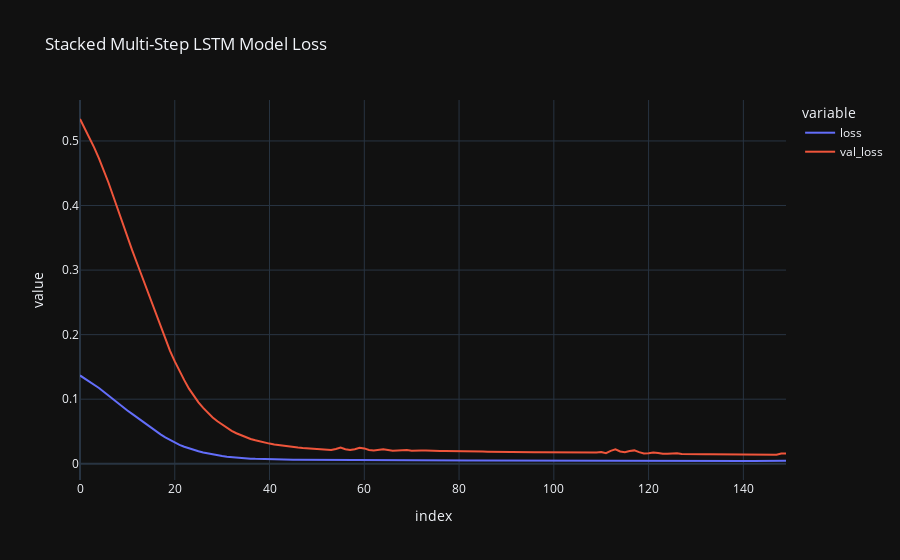

Notebook cell for this chart:
### Markdown cell above
## Question 11: Discuss the following plot:

### Code cell
px.line(ms_history.history,
                      title='Stacked Multi-Step LSTM Model Loss')

### Figure 1 — Plotly figure (JSON) as saved in the notebook; plotly's stock layout.template omitted (floating-point values rounded to 4 significant figures; data arrays with more than 128 entries replaced by an {"elided": "..."} marker saying what was removed)
{"data": [{"hovertemplate": "variable=loss<br>index=%{x}<br>value=%{y}<extra></extra>", "legendgroup": "loss", "line": {"color": "#636efa", "dash": "solid"}, "marker": {"symbol": "circle"}, "mode": "lines", "name": "loss", "orientation": "v", "showlegend": true, "type": "scatter", "x": {"elided": "150 int values"}, "xaxis": "x", "y": {"elided": "150 float values"}, "yaxis": "y"}, {"hovertemplate": "variable=val_loss<br>index=%{x}<br>value=%{y}<extra></extra>", "legendgroup": "val_loss", "line": {"color": "#EF553B", "dash": "solid"}, "marker": {"symbol": "circle"}, "mode": "lines", "name": "val_loss", "orientation": "v", "showlegend": true, "type": "scatter", "x": {"elided": "150 int values"}, "xaxis": "x", "y": {"elided": "150 float values"}, "yaxis": "y"}], "layout": {"legend": {"title": {"text": "variable"}, "tracegroupgap": 0}, "title": {"text": "Stacked Multi-Step LSTM Model Loss"}, "xaxis": {"anchor": "y", "domain": [0, 1], "title": {"text": "index"}}, "yaxis": {"anchor": "x", "domain": [0, 1], "title": {"text": "value"}}}}
